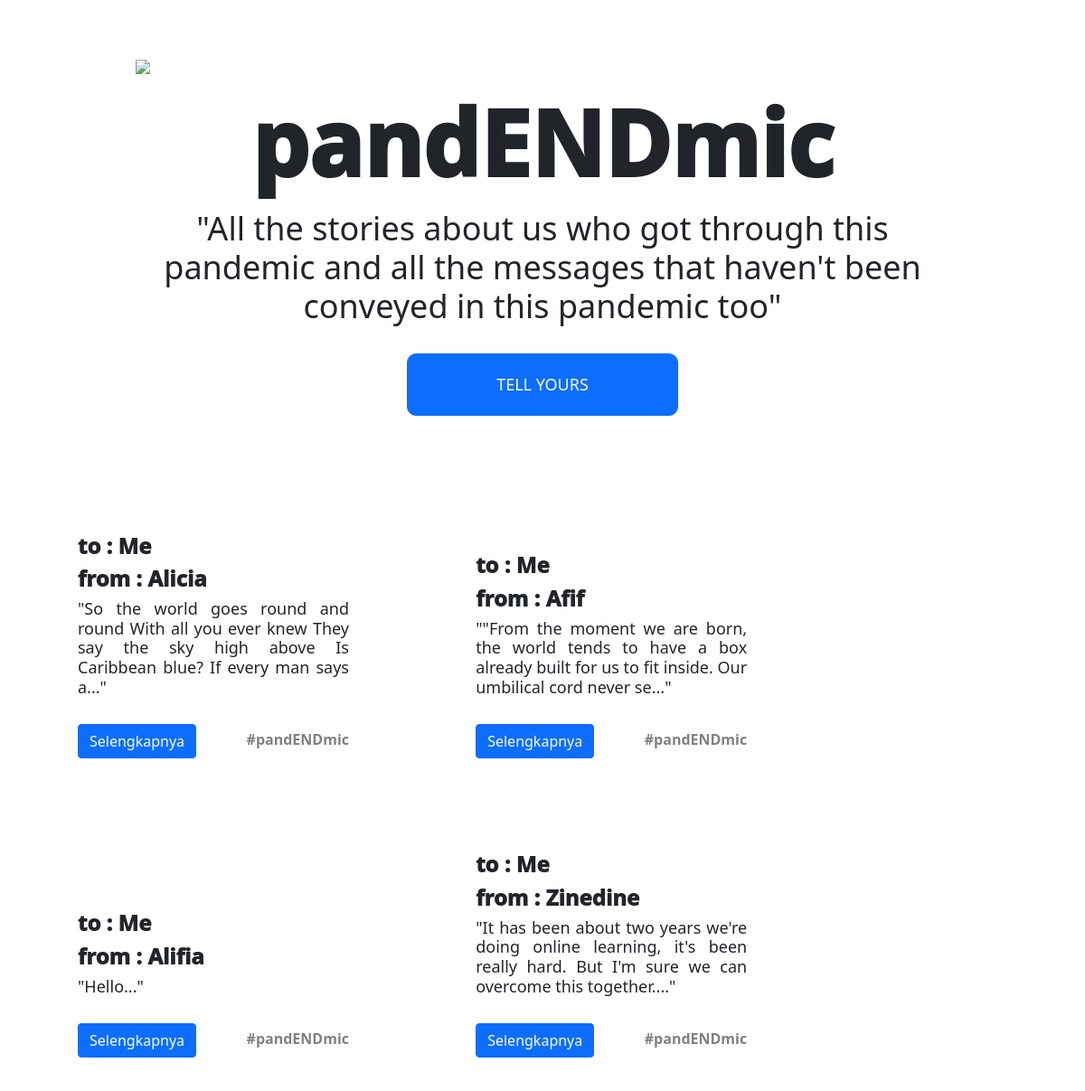
Page /php/home.php on the committed database.
### tables this page shows
CREATE TABLE `story` (
  `story_id` int(11) NOT NULL,
  `from_who` varchar(15) NOT NULL,
  `messages` varchar(1200) NOT NULL
);

### controller/story.php (called while the page is built, shortened)
<?php
class Story{
    protected $model = '';
    public function __construct($model)
    {
        $this->model = $model;
    }
    public function index()
    {
        $story = $this->model->getAllStory();
        require '../view/list.php';
    }
}

### model/messageModel.php (called while the page is built, shortened)
<?php
class messageModel{
    protected $db;
    public function __construct($database)
    {
        $this->db = $database;
    }
    public function getAllStory()
    {
        $link = $this->db->openDbConnection();
        $result = $link->query('SELECT story_id, from_who, substring(messages, 1, 123) as messages FROM story ORDER BY story_id DESC');
        $story = array();
        while ($row = $result->fetch(PDO::FETCH_ASSOC)) {
            $story[] = $row;
        }
        $this->db->closeDbConnection($link);
		return $story;
    }
}

### view/list.php (the view, shortened to what this page needs)
<body>
    <?php foreach($story as $row): ?>
    <form class="form2">
        <h1>to : Me</h1>
        <h1>from : <?=$row['from_who'] ?> </h1>
        <h3>"<?=$row['messages'] ?>..."</h3>
          <a href='../php/messages.php?id=<?=$row['story_id'] ?>'>
          <button type="button" class="btn btn-primary">Selengkapnya</button><p>#pandENDmic</p>
          </a>
    </form>
    <?php endforeach ?>
    </body>

### php/home.php (shortened to what this page needs)
<!DOCTYPE html>
<html>
    <head>
        <link href="https://cdn.jsdelivr.net/npm/bootstrap@5.0.0/dist/css/bootstrap.min.css" rel="stylesheet">
        <link href="../assets/css/home.css" rel="stylesheet">
    </head>
    <header>
        <form class="form">
        <img src="https://img.icons8.com/nolan/96/virus.png"/>
        <div class="animasi">pandENDmic</div>
        <h3>"All the stories about us who got through this pandemic and all the messages that haven't been conveyed in this pandemic too"</h3>
          <a href="daftar.php">
          <button type="button" class="btn btn-primary">TELL YOURS</button>
          </a>
        </form><br>
    </header>
    <?php
    require_once "../controller/story.php";
    require_once "../model/messageModel.php";
    $db = new Database();
    $model = new messageModel($db);
    $controller = new Story($model);
    $controller->index(); ?>
</html>

### assets/css/home.css (style rules this page uses)
* { font-family: 'segoe ui'; }
.form { display: block; margin-left: auto; margin-right: auto; margin-top: 3%; background-color: rgba(255, 255, 255, 0.692); width: 1000px; padding: 30px 50px 30px 50px; border-radius: 20px; }
.form h3 { text-align: center; margin-bottom: 30px; font-weight: 500; font-size: 36px; }
.form button { display: block; margin-left: auto; margin-right: auto; margin-bottom: 10px; margin-top: 30px; padding-top: 20px; padding-bottom: 20px; width: 300px; font-size: 18px; font-weight: 500; text-align: center; border-radius: 10px; }
.form a { display: block; margin-left: auto; margin-right: auto; margin-top: 10px; color: rgb(68, 68, 68); text-align: center; text-decoration: none; font-style: italic; }
.form img { text-align: center; display: block; margin-left: auto; margin-right: auto; }
.animasi { text-align: center; margin-left: auto; margin-right: auto; margin-bottom: -1px; font-weight: 1000; font-size: 100px; width: 100%; white-space: nowrap; overflow: hidden; -webkit-animation: typing 5s steps(70, end); animation: ketikan 5s steps(70, end); }
.form2 { display: inline-block; margin-left: 3%; margin-top: 3%; background-color: rgba(255, 255, 255, 0.692); width: 400px; padding: 30px 50px 30px 50px; border-radius: 20px; }
.form2 h1 { font-size: 24px; font-weight: 1000; }
.form2 h3 { font-size: 18px; font-weight: 400; text-align: justify; margin-bottom: 30px; }
.form2 button { display: inline-block; }
.form2 p { color: grey; font-weight: 700; display: inline-block; margin-top: 5px; float: right; }

### php/home.php (style rules this page uses)
Body { background: url(https://assets.hongkiat.com/uploads/minimalist-dekstop-wallpapers/4k/original/10.jpg); background-size: cover; }

### rows in the picture
story: from_who "Alicia", messages "So the world goes round and round With all you ever knew They say the sky high above Is Caribbean blue? If every man says a"
story: from_who "Afif", messages "\"From the moment we are born, the world tends to have a box already built for us to fit inside. Our umbilical cord never se"
story: from_who "Alifia", messages "Hello"
story: from_who "Zinedine", messages "It has been about two years we're doing online learning, it's been really hard. But I'm sure we can overcome this together."
